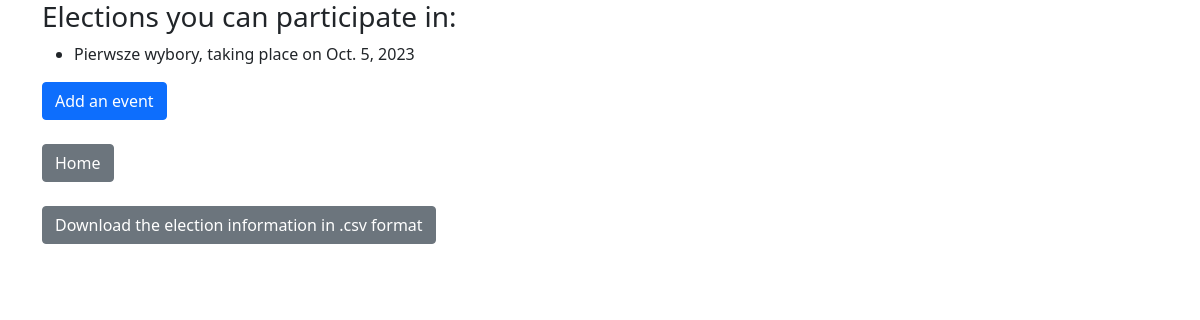
/elections, run on an earlier commit of the app's database.
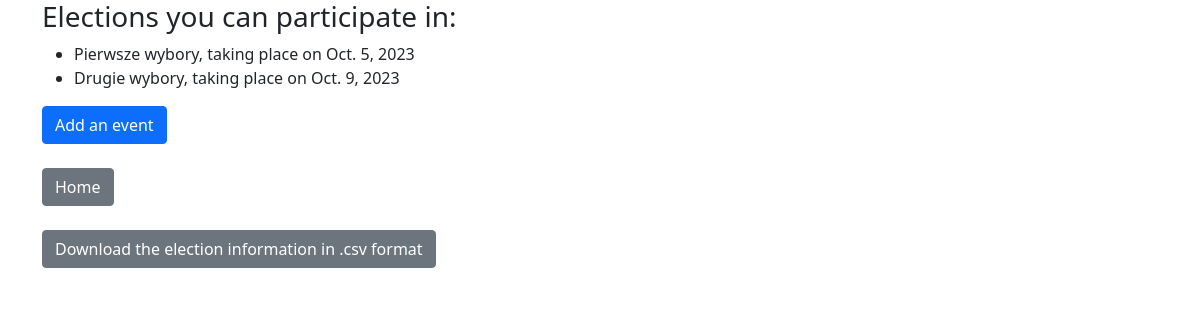
And on a later commit of the database.
### polls/models.py (models this page shows, shortened)
class Event(models.Model):
    event_name = models.CharField(max_length=200)
    date = models.DateField()
    candidate = models.ManyToManyField(Candidate, related_name="events")

### polls/views.py (the view)
# urls.py: path('elections', views.view_elections, name="view_elections"),
def view_elections(request):
    return render(request, 'polls/elections.html',
                  {"events": Event.objects.all()},)

### polls/templates/polls/elections.html (shortened to what this page needs)
{% extends 'base.html' %}
{% block content %}
    <h3>Elections you can  participate in: </h3>
    <ul>
        {% for event in events %}
        <li>
            {{event.event_name}}, taking place on {{event.date}}
        </li>
        {% endfor %}
    </ul>
<a href="{% url 'add_election' %}" class="btn btn-primary"> Add an event </a><br/><br/>
<a href="{% url 'home' %}" class="btn btn-secondary">Home</a><br/><br/>
<a href="{% url 'download_csv' %}" class="btn btn-secondary">Download the election information in .csv format</a>
{% endblock %}

### polls/templates/base.html (shortened to what this page needs)
{% load static %}
<!doctype html>
<html lang="en">
  <head>
    <link href="{% static 'polls/css/bootstrap.min.css' %}" rel="stylesheet">
  </head>
  <body>
        <div class ="container">
        {% block content %}
        {% endblock %}
    </div>
  </body>
</html>

What changed in the data, as far as the page shows it:
added Event: event_name "Drugie wybory", date "Oct. 9, 2023"
